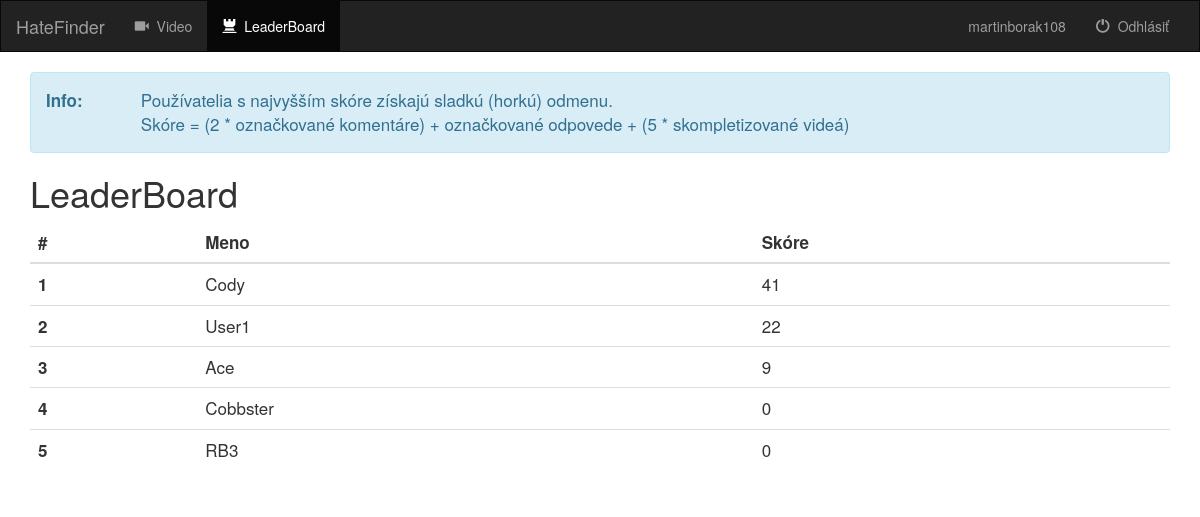
The app's page /video/leaderboard/ (signed in) with its own data.
### video/models.py (models this page shows)
class Worker(models.Model):
    user = models.OneToOneField(User, on_delete=models.CASCADE)
    videos = models.ManyToManyField(Video)
    comments = models.ManyToManyField(Comment)
    score = models.IntegerField(default=0)
    def __str__(self):
        return self.user.username

### video/views.py (the view)
class LeaderBoardView(generic.ListView):
    template_name = 'video/leaderboard.html'
    context_object_name = 'workers'
    def get_queryset(self):
        main_set = Worker.objects.all().order_by('-score')
        subset = main_set[:10]
        return subset

### video/templates/video/leaderboard.html (shortened to what this page needs)
{% extends 'video/base.html' %}
{% block active_list %}
    <ul class="nav navbar-nav">
        <li class="">
            <a href="{%  url 'video:index' %}">
                <span class="glyphicon glyphicon-facetime-video" aria-hidden="true"></span>&nbsp; Video
            </a>
        </li>
        <li class="active">
            <a href="{%  url 'video:leaderboard' %}">
                <span class="glyphicon glyphicon-tower" aria-hidden="true"></span>&nbsp; LeaderBoard
            </a>
        </li>
    </ul>
{% endblock %}
{% block body %}
    <div id="leaderboard" class="container">
        <div class="alert alert-info">
            <div class="row">
                <div class="col-md-1">
                    <strong>Info:</strong>
                </div>
                <div class="col-md-11">
                    Používatelia s najvyšším skóre získajú sladkú (horkú) odmenu. <br>
                    Skóre = (2 * označkované komentáre) + označkované odpovede + (5 * skompletizované videá)
                </div>
            </div>
        </div>
        <h1>LeaderBoard</h1>
        <table class="table">
            <thead>
                <tr>
                    <th>#</th>
                    <th>Meno</th>
                    <th>Skóre</th>
                </tr>
            </thead>
            <tbody>
                {% for worker in workers %}
                    <tr>
                        <th scope="row">{{ forloop.counter }}</th>
                        <td>{{ worker }}</td>
                        <td>{{ worker.score }}</td>
                    </tr>
                {% endfor %}
            </tbody>
        </table>
    </div>
{% endblock %}

### video/templates/video/base.html (shortened to what this page needs)
<!DOCTYPE html>
<html lang="en">
<head>
    {%  load staticfiles %}
    <link rel="stylesheet" href="https://maxcdn.bootstrapcdn.com/bootstrap/3.3.6/css/bootstrap.min.css">
    <link rel="stylesheet" type="text/css" href="{% static 'video/style.css' %}" />
</head>
<body>
    <nav class="navbar navbar-inverse">
        <div class="container-fluid">
            <div class="navbar-header">
                <a class="navbar-brand" href="{%  url 'video:index' %}">HateFinder</a>
            </div>
            <div class="collapse navbar-collapse" id="topNavBar">
                {% block active_list %}{% endblock %}
                {% if user.is_authenticated %}
                    <ul class="nav navbar-nav navbar-right">
                        <li class="">
                            <a href="{%  url 'video:profile' %}">
                                {{ user.get_username }}
                            </a>
                        </li>
                        <li class="">
                            <a href={%  url 'video:logout' %}>
                                <span class="glyphicon glyphicon-off" aria-hidden="true"></span>&nbsp; Odhlásiť
                        </li>
                    </ul>
                {% endif %}
            </div>
        </div>
    </nav>
    {% block body %}
    {% endblock %}
</body>
</html>

### video/static/video/style.css (style rules this page uses)
.navbar { border-radius: 0; }
#leaderboard { font-size: 17px; }

### records on screen
Worker: user.username "Cody", score "41"
Worker: user.username "User1", score "22"
Worker: user.username "Ace", score "9"
Worker: user.username "Cobbster", score "0"
Worker: user.username "RB3", score "0"

### other values on screen
{{ user.get_username }} "martinborak108"
